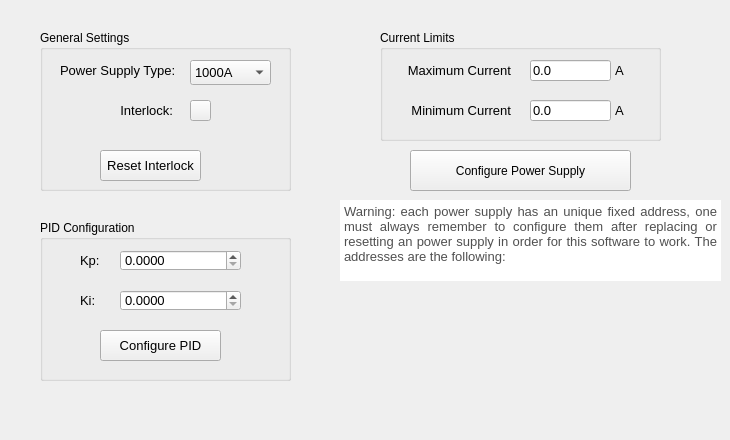
       <widget class="QWidget" name="tab_2">
        <attribute name="title">
         <string>Options</string>
        </attribute>
        <widget class="QTextBrowser" name="textBrowser">
         <property name="enabled">
          <bool>true</bool>
         </property>
         <property name="geometry">
          <rect>
           <x>340</x>
           <y>200</y>
           <width>381</width>
           <height>81</height>
          </rect>
         </property>
         <property name="font">
          <font>
           <underline>false</underline>
           <strikeout>false</strikeout>
          </font>
         </property>
         <property name="frameShape">
          <enum>QFrame::NoFrame</enum>
         </property>
         <property name="frameShadow">
          <enum>QFrame::Raised</enum>
         </property>
         <property name="html">
          <string>&lt;!DOCTYPE HTML PUBLIC &quot;-//W3C//DTD HTML 4.0//EN&quot; &quot;http://www.w3.org/TR/REC-html40/strict.dtd&quot;&gt;
&lt;html&gt;&lt;head&gt;&lt;meta name=&quot;qrichtext&quot; content=&quot;1&quot; /&gt;&lt;style type=&quot;text/css&quot;&gt;
p, li { white-space: pre-wrap; }
&lt;/style&gt;&lt;/head&gt;&lt;body style=&quot; font-family:'MS Shell Dlg 2'; font-size:12pt; font-weight:400; font-style:normal;&quot;&gt;
&lt;p align=&quot;justify&quot; style=&quot; margin-top:0px; margin-bottom:0px; margin-left:0px; margin-right:0px; -qt-block-indent:0; text-indent:0px;&quot;&gt;&lt;span style=&quot; font-size:10pt; color:#505050;&quot;&gt;Warning: each power supply has an unique fixed address, one must always remember to configure them after replacing or resetting an power supply in order for this software to work. The addresses are the following:&lt;/span&gt;&lt;/p&gt;&lt;/body&gt;&lt;/html&gt;</string>
         </property>
        </widget>
        <widget class="QGroupBox" name="groupBox_24">
         <property name="geometry">
          <rect>
           <x>40</x>
           <y>30</y>
           <width>251</width>
           <height>161</height>
          </rect>
         </property>
         <property name="title">
          <string>General Settings</string>
         </property>
         <widget class="QPushButton" name="pb_reset_inter">
          <property name="geometry">
           <rect>
            <x>60</x>
            <y>120</y>
            <width>101</width>
            <height>31</height>
           </rect>
          </property>
          <property name="font">
           <font>
            <pointsize>10</pointsize>
           </font>
          </property>
          <property name="text">
           <string>Reset Interlock</string>
          </property>
         </widget>
         <widget class="QLabel" name="label_35">
          <property name="geometry">
           <rect>
            <x>20</x>
            <y>20</y>
            <width>121</width>
            <height>41</height>
           </rect>
          </property>
          <property name="font">
           <font>
            <pointsize>10</pointsize>
            <weight>50</weight>
            <bold>false</bold>
           </font>
          </property>
          <property name="text">
           <string>Power Supply Type:</string>
          </property>
         </widget>
         <widget class="QPushButton" name="pb_interlock">
          <property name="geometry">
           <rect>
            <x>150</x>
            <y>70</y>
            <width>21</width>
            <height>21</height>
           </rect>
          </property>
          <property name="text">
           <string/>
          </property>
          <property name="icon">
           <iconset resource="resource_file.qrc">
            <normaloff>:/Images/imagens/LEDverde.png</normaloff>
            <normalon>:/Images/imagens/LEDvermelho.png</normalon>:/Images/imagens/LEDverde.png</iconset>
          </property>
          <property name="iconSize">
           <size>
            <width>20</width>
            <height>61</height>
           </size>
          </property>
          <property name="checkable">
           <bool>true</bool>
          </property>
         </widget>
         <widget class="QLabel" name="label_137">
          <property name="geometry">
           <rect>
            <x>22</x>
            <y>70</y>
            <width>111</width>
            <height>21</height>
           </rect>
          </property>
          <property name="font">
           <font>
            <pointsize>10</pointsize>
           </font>
          </property>
          <property name="text">
           <string>Interlock:</string>
          </property>
          <property name="alignment">
           <set>Qt::AlignRight|Qt::AlignTrailing|Qt::AlignVCenter</set>
          </property>
         </widget>
         <widget class="QComboBox" name="cb_ps_type">
          <property name="geometry">
           <rect>
            <x>150</x>
            <y>30</y>
            <width>81</width>
            <height>25</height>
           </rect>
          </property>
          <property name="font">
           <font>
            <pointsize>10</pointsize>
           </font>
          </property>
          <property name="currentText">
           <string>1000A</string>
          </property>
          <property name="currentIndex">
           <number>0</number>
          </property>
          <item>
           <property name="text">
            <string>1000A</string>
           </property>
          </item>
          <item>
           <property name="text">
            <string>225A</string>
           </property>
          </item>
          <item>
           <property name="text">
            <string>10A[1]</string>
           </property>
          </item>
          <item>
           <property name="text">
            <string>10A[2]</string>
           </property>
          </item>
          <item>
           <property name="text">
            <string>10A[3]</string>
           </property>
          </item>
         </widget>
         <widget class="QLabel" name="label_interlock">
          <property name="geometry">
           <rect>
            <x>140</x>
            <y>60</y>
            <width>51</width>
            <height>41</height>
           </rect>
          </property>
          <property name="text">
           <string/>
          </property>
         </widget>
        </widget>
        <widget class="QGroupBox" name="groupBox_25">
         <property name="geometry">
          <rect>
           <x>40</x>
           <y>220</y>
           <width>251</width>
           <height>161</height>
          </rect>
         </property>
         <property name="title">
          <string>PID Configuration</string>
         </property>
         <widget class="QPushButton" name="pb_config_pid">
          <property name="geometry">
           <rect>
            <x>60</x>
            <y>110</y>
            <width>121</width>
            <height>31</height>
           </rect>
          </property>
          <property name="font">
           <font>
            <pointsize>10</pointsize>
           </font>
          </property>
          <property name="text">
           <string>Configure PID</string>
          </property>
          <property name="icon">
           <iconset resource="resource_file.qrc">
            <normaloff>:/Images/imagens/configure.png</normaloff>:/Images/imagens/configure.png</iconset>
          </property>
         </widget>
         <widget class="QDoubleSpinBox" name="sb_ki">
          <property name="geometry">
           <rect>
            <x>80</x>
            <y>70</y>
            <width>121</width>
            <height>21</height>
           </rect>
          </property>
          <property name="font">
           <font>
            <pointsize>10</pointsize>
           </font>
          </property>
          <property name="decimals">
           <number>4</number>
          </property>
          <property name="maximum">
           <double>1000.000000000000000</double>
          </property>
         </widget>
         <widget class="QLabel" name="label_5">
          <property name="geometry">
           <rect>
            <x>40</x>
            <y>60</y>
            <width>41</width>
            <height>41</height>
           </rect>
          </property>
          <property name="font">
           <font>
            <pointsize>10</pointsize>
            <weight>50</weight>
            <bold>false</bold>
           </font>
          </property>
          <property name="text">
           <string>Ki:</string>
          </property>
         </widget>
         <widget class="QLabel" name="label_2">
          <property name="geometry">
           <rect>
            <x>40</x>
            <y>20</y>
            <width>41</width>
            <height>41</height>
           </rect>
          </property>
          <property name="font">
           <font>
            <pointsize>10</pointsize>
            <weight>50</weight>
            <bold>false</bold>
           </font>
          </property>
          <property name="text">
           <string>Kp:</string>
          </property>
         </widget>
         <widget class="QDoubleSpinBox" name="sb_kp">
          <property name="geometry">
           <rect>
            <x>80</x>
            <y>30</y>
            <width>121</width>
            <height>21</height>
           </rect>
          </property>
          <property name="font">
           <font>
            <pointsize>10</pointsize>
           </font>
          </property>
          <property name="decimals">
           <number>4</number>
          </property>
          <property name="maximum">
           <double>1000.000000000000000</double>
          </property>
         </widget>
        </widget>
        <widget class="QGroupBox" name="groupBox_27">
         <property name="geometry">
          <rect>
           <x>380</x>
           <y>30</y>
           <width>281</width>
           <height>111</height>
          </rect>
         </property>
         <property name="title">
          <string>Current Limits</string>
         </property>
         <widget class="QLabel" name="label_133">
          <property name="geometry">
           <rect>
            <x>0</x>
            <y>60</y>
            <width>131</width>
            <height>41</height>
           </rect>
          </property>
          <property name="font">
           <font>
            <pointsize>10</pointsize>
            <weight>50</weight>
            <bold>false</bold>
           </font>
          </property>
          <property name="text">
           <string>Minimum Current</string>
          </property>
          <property name="alignment">
           <set>Qt::AlignRight|Qt::AlignTrailing|Qt::AlignVCenter</set>
          </property>
         </widget>
         <widget class="QLabel" name="label_132">
          <property name="geometry">
           <rect>
            <x>235</x>
            <y>60</y>
            <width>21</width>
            <height>41</height>
           </rect>
          </property>
          <property name="font">
           <font>
            <pointsize>10</pointsize>
            <weight>50</weight>
            <bold>false</bold>
           </font>
          </property>
          <property name="text">
           <string>A</string>
          </property>
         </widget>
         <widget class="QLabel" name="label_126">
          <property name="geometry">
           <rect>
            <x>0</x>
            <y>20</y>
            <width>131</width>
            <height>41</height>
           </rect>
          </property>
          <property name="font">
           <font>
            <pointsize>10</pointsize>
            <weight>50</weight>
            <bold>false</bold>
           </font>
          </property>
          <property name="text">
           <string>Maximum Current</string>
          </property>
          <property name="alignment">
           <set>Qt::AlignRight|Qt::AlignTrailing|Qt::AlignVCenter</set>
          </property>
         </widget>
         <widget class="QLineEdit" name="le_maximum_current">
          <property name="geometry">
           <rect>
            <x>150</x>
            <y>30</y>
            <width>81</width>
            <height>21</height>
           </rect>
          </property>
          <property name="font">
           <font>
            <pointsize>10</pointsize>
           </font>
          </property>
          <property name="text">
           <string>0.0</string>
          </property>
         </widget>
         <widget class="QLineEdit" name="le_minimum_current">
          <property name="geometry">
           <rect>
            <x>150</x>
            <y>70</y>
            <width>81</width>
            <height>21</height>
           </rect>
          </property>
          <property name="font">
           <font>
            <pointsize>10</pointsize>
           </font>
          </property>
          <property name="text">
           <string>0.0</string>
          </property>
         </widget>
         <widget class="QLabel" name="label_125">
          <property name="geometry">
           <rect>
            <x>235</x>
            <y>20</y>
            <width>21</width>
            <height>41</height>
           </rect>
          </property>
          <property name="font">
           <font>
            <pointsize>10</pointsize>
            <weight>50</weight>
            <bold>false</bold>
           </font>
          </property>
          <property name="text">
           <string>A</string>
          </property>
         </widget>
        </widget>
        <widget class="QPushButton" name="pb_config_ps">
         <property name="geometry">
          <rect>
           <x>410</x>
           <y>150</y>
           <width>221</width>
           <height>41</height>
          </rect>
         </property>
         <property name="text">
          <string>Configure Power Supply</string>
         </property>
         <property name="icon">
          <iconset resource="resource_file.qrc">
           <normaloff>:/Images/imagens/settings.png</normaloff>:/Images/imagens/settings.png</iconset>
         </property>
        </widget>
        <widget class="QLabel" name="label_19">
         <property name="geometry">
          <rect>
           <x>380</x>
           <y>280</y>
           <width>291</width>
           <height>151</height>
          </rect>
         </property>
         <property name="text">
          <string/>
         </property>
         <property name="pixmap">
          <pixmap resource="resource_file.qrc">:/Images/PS_table.png</pixmap>
         </property>
        </widget>
       </widget>
